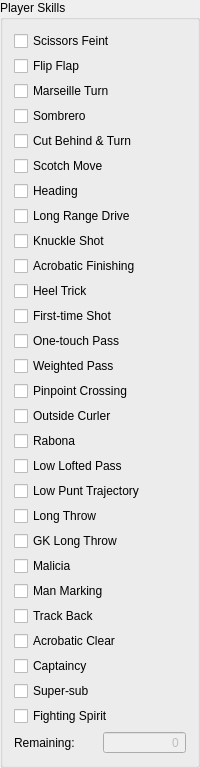
      <widget class="QGroupBox" name="boxPlayerSkills">
       <property name="title">
        <string>Player Skills</string>
       </property>
       <layout class="QVBoxLayout" name="verticalLayout_7">
        <property name="spacing">
         <number>5</number>
        </property>
        <item>
         <widget class="QCheckBox" name="chbScissorsFeint">
          <property name="text">
           <string>Scissors Feint</string>
          </property>
         </widget>
        </item>
        <item>
         <widget class="QCheckBox" name="chbFlipFlap">
          <property name="text">
           <string>Flip Flap</string>
          </property>
         </widget>
        </item>
        <item>
         <widget class="QCheckBox" name="chbMarseilleTurn">
          <property name="text">
           <string>Marseille Turn</string>
          </property>
         </widget>
        </item>
        <item>
         <widget class="QCheckBox" name="chbSombrero">
          <property name="text">
           <string>Sombrero</string>
          </property>
         </widget>
        </item>
        <item>
         <widget class="QCheckBox" name="chbCutBehindAndTurn">
          <property name="text">
           <string>Cut Behind &amp;&amp; Turn</string>
          </property>
         </widget>
        </item>
        <item>
         <widget class="QCheckBox" name="chbScotchMove">
          <property name="text">
           <string>Scotch Move</string>
          </property>
         </widget>
        </item>
        <item>
         <widget class="QCheckBox" name="chbHeading">
          <property name="text">
           <string>Heading</string>
          </property>
         </widget>
        </item>
        <item>
         <widget class="QCheckBox" name="chbLongRangeDrive">
          <property name="text">
           <string>Long Range Drive</string>
          </property>
         </widget>
        </item>
        <item>
         <widget class="QCheckBox" name="chbKnuckleShot">
          <property name="text">
           <string>Knuckle Shot</string>
          </property>
         </widget>
        </item>
        <item>
         <widget class="QCheckBox" name="chbAcrobaticFinishing">
          <property name="text">
           <string>Acrobatic Finishing</string>
          </property>
         </widget>
        </item>
        <item>
         <widget class="QCheckBox" name="chbHeelTrick">
          <property name="text">
           <string>Heel Trick</string>
          </property>
         </widget>
        </item>
        <item>
         <widget class="QCheckBox" name="chbFirstTimeShot">
          <property name="text">
           <string>First-time Shot</string>
          </property>
         </widget>
        </item>
        <item>
         <widget class="QCheckBox" name="chbOneTouchPass">
          <property name="text">
           <string>One-touch Pass</string>
          </property>
         </widget>
        </item>
        <item>
         <widget class="QCheckBox" name="chbWeightedPass">
          <property name="text">
           <string>Weighted Pass</string>
          </property>
         </widget>
        </item>
        <item>
         <widget class="QCheckBox" name="chbPinpointCrossing">
          <property name="text">
           <string>Pinpoint Crossing</string>
          </property>
         </widget>
        </item>
        <item>
         <widget class="QCheckBox" name="chbOutsideCurler">
          <property name="text">
           <string>Outside Curler</string>
          </property>
         </widget>
        </item>
        <item>
         <widget class="QCheckBox" name="chbRabona">
          <property name="text">
           <string>Rabona</string>
          </property>
         </widget>
        </item>
        <item>
         <widget class="QCheckBox" name="chbLowLoftedPass">
          <property name="text">
           <string>Low Lofted Pass</string>
          </property>
         </widget>
        </item>
        <item>
         <widget class="QCheckBox" name="chbLowPuntTrajectory">
          <property name="text">
           <string>Low Punt Trajectory</string>
          </property>
         </widget>
        </item>
        <item>
         <widget class="QCheckBox" name="chbLongThrow">
          <property name="text">
           <string>Long Throw</string>
          </property>
         </widget>
        </item>
        <item>
         <widget class="QCheckBox" name="chbGkLongThrow">
          <property name="text">
           <string>GK Long Throw</string>
          </property>
         </widget>
        </item>
        <item>
         <widget class="QCheckBox" name="chbMalicia">
          <property name="text">
           <string>Malicia</string>
          </property>
         </widget>
        </item>
        <item>
         <widget class="QCheckBox" name="chbManMarking">
          <property name="text">
           <string>Man Marking</string>
          </property>
         </widget>
        </item>
        <item>
         <widget class="QCheckBox" name="chbTrackback">
          <property name="text">
           <string>Track Back</string>
          </property>
         </widget>
        </item>
        <item>
         <widget class="QCheckBox" name="chbAcrobaticClear">
          <property name="text">
           <string>Acrobatic Clear</string>
          </property>
         </widget>
        </item>
        <item>
         <widget class="QCheckBox" name="chbCaptaincy">
          <property name="text">
           <string>Captaincy</string>
          </property>
         </widget>
        </item>
        <item>
         <widget class="QCheckBox" name="chbSuperSub">
          <property name="text">
           <string>Super-sub</string>
          </property>
         </widget>
        </item>
        <item>
         <widget class="QCheckBox" name="chbFightingSpirit">
          <property name="text">
           <string>Fighting Spirit</string>
          </property>
         </widget>
        </item>
        <item>
         <layout class="QHBoxLayout" name="layoutRemainingPlayerSkills">
          <item>
           <widget class="QLabel" name="lblRemainingPlayerSkills">
            <property name="text">
             <string>Remaining:</string>
            </property>
           </widget>
          </item>
          <item>
           <widget class="QSpinBox" name="spxRemainingPlayerSkills">
            <property name="enabled">
             <bool>false</bool>
            </property>
            <property name="alignment">
             <set>Qt::AlignRight|Qt::AlignTrailing|Qt::AlignVCenter</set>
            </property>
            <property name="readOnly">
             <bool>true</bool>
            </property>
            <property name="buttonSymbols">
             <enum>QAbstractSpinBox::NoButtons</enum>
            </property>
            <property name="minimum">
             <number>-99</number>
            </property>
           </widget>
          </item>
         </layout>
        </item>
       </layout>
      </widget>
